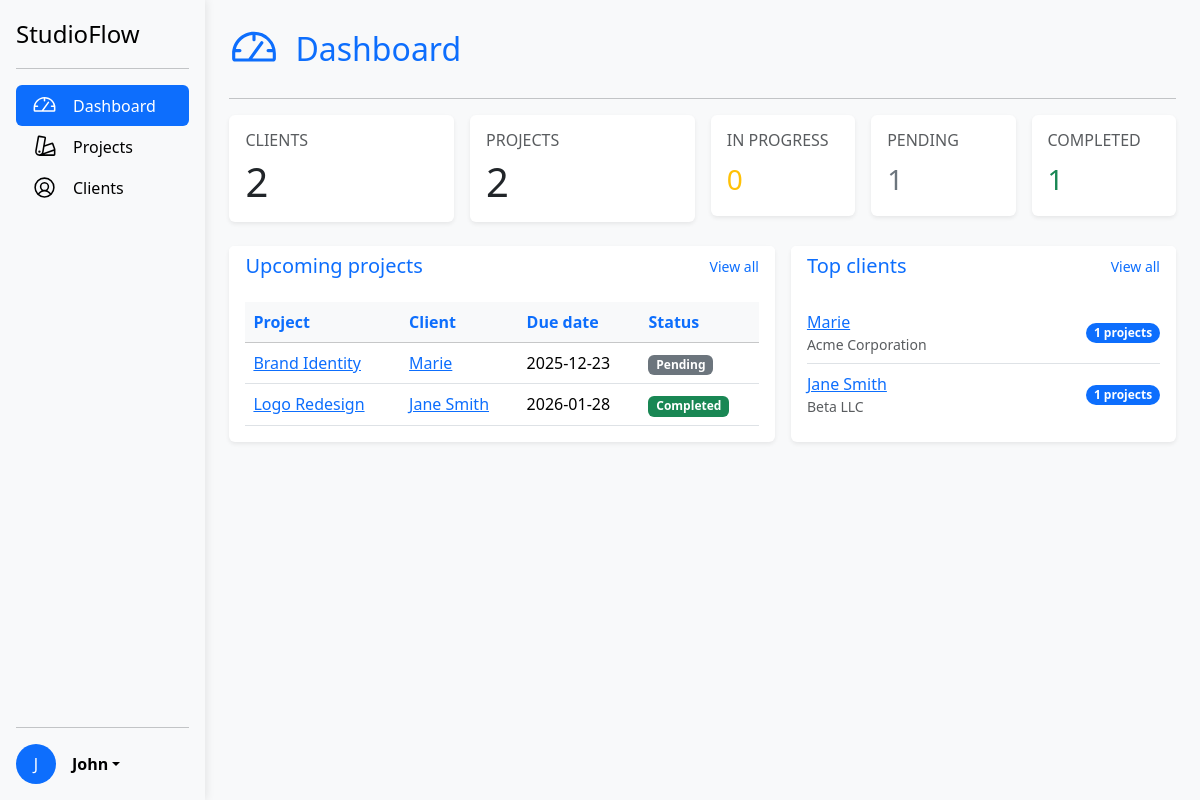
The page / (signed in) on the database its author committed.
### tables this page shows
CREATE TABLE projects (
    id INTEGER PRIMARY KEY AUTOINCREMENT,
    client_id INTEGER NOT NULL,
    name TEXT NOT NULL,
    status TEXT,
    description TEXT,
    notes TEXT,
    start_date DATE,
    due_date DATE,
    FOREIGN KEY (client_id) REFERENCES clients(id)

);

CREATE TABLE clients (
    id INTEGER PRIMARY KEY AUTOINCREMENT,
    name TEXT NOT NULL,
    company TEXT,
    email TEXT,
    phone TEXT,
    notes TEXT
);

### app.py (the view)
@app.route("/")
@login_required
def index():
    db = get_db()
    total_clients = db.execute("SELECT COUNT(*) AS total FROM clients").fetchone()["total"]
    total_projects = db.execute("SELECT COUNT(*) AS total FROM projects").fetchone()["total"]
    status_count = db.execute("SELECT status, COUNT(*) AS count FROM projects GROUP BY status").fetchall()
    completed = in_progress = pending = 0
    for row in status_count:
        if row["status"] == "Completed":
            completed = row["count"]
        elif row["status"] == "In Progress":
            in_progress = row["count"]
        elif row["status"] == "Pending":
            pending = row["count"]
    upcoming_projects = db.execute("SELECT projects.id, projects.name, projects.client_id, projects.due_date, projects.status, clients.name AS client_name FROM projects JOIN clients ON projects.client_id = clients.id WHERE projects.due_date IS NOT NULL AND projects.due_date != '' ORDER BY projects.due_date ASC LIMIT 5").fetchall()
    top_clients = db.execute("SELECT clients.id, clients.name, clients.company, COUNT(projects.id) AS total_projects FROM clients LEFT JOIN projects ON clients.id = projects.client_id GROUP BY clients.id ORDER BY total_projects DESC LIMIT 5").fetchall()
    return render_template("index.html", total_clients=total_clients, total_projects=total_projects, completed=completed, in_progress=in_progress, pending=pending, upcoming_projects=upcoming_projects, top_clients=top_clients)

### app.py (called while the page is built)
def get_db():
    if 'db' not in g:
        g.db = sqlite3.connect(DATABASE)
        g.db.row_factory = sqlite3.Row
    return g.db

### helpers.py (called while the page is built)
def login_required(f):
    @wraps(f)
    def decorated_function(*args, **kwargs):
        if session.get("user_id") is None:
            return redirect("/login")
        return f(*args, **kwargs)
    return decorated_function

### templates/index.html (shortened to what this page needs)
{% extends "layout.html" %}
{% block main %}
    <div class="d-flex align-items-center mb-4">
        <h2 class="text-primary mb-0">Dashboard</h2>
    </div>
    <hr>
    <div class="row g-3 mb-4">
        <div class="col-md-3">
            <div class="card shadow-sm border-0">
                <div class="card-body">
                    <h6 class="text-muted text-uppercase">Clients</h6>
                    <p class="display-6 mb-0">{{ total_clients }}</p>
                </div>
            </div>
        </div>
        <div class="col-md-3">
            <div class="card shadow-sm border-0">
                <div class="card-body">
                    <h6 class="text-muted text-uppercase">Projects</h6>
                    <p class="display-6 mb-0">{{ total_projects }}</p>
                </div>
            </div>
        </div>
        <div class="col-md-2">
            <div class="card shadow-sm border-0">
                <div class="card-body">
                    <h6 class="text-muted text-uppercase">In Progress</h6>
                    <p class="fs-3 mb-0 text-warning">{{ in_progress }}</p>
                </div>
            </div>
        </div>
        <div class="col-md-2">
            <div class="card shadow-sm border-0">
                <div class="card-body">
                    <h6 class="text-muted text-uppercase">Pending</h6>
                    <p class="fs-3 mb-0 text-secondary">{{ pending }}</p>
                </div>
            </div>
        </div>
        <div class="col-md-2">
            <div class="card shadow-sm border-0">
                <div class="card-body">
                    <h6 class="text-muted text-uppercase">Completed</h6>
                    <p class="fs-3 mb-0 text-success">{{ completed }}</p>
                </div>
            </div>
        </div>
    </div>
    <div class="row g-3 flex-grow-1">
        <div class="col-md-7 d-flex">
            <div class="card shadow-sm border-0 flex-grow-1">
                <div class="card-header bg-white border-0 d-flex justify-content-between align-items-center">
                    <h5 class="mb-0 text-primary">Upcoming projects</h5>
                    <a href="{{ url_for('projects') }}" class="small text-decoration-none">View all</a>
                </div>
                <div class="card-body">
                    {% if upcoming_projects %}
                        <div class="table-responsive">
                            <table class="table table-hover align-middle mb-0">
                                <thead class="table-light">
                                    <tr>
                                        <th class="text-primary">Project</th>
                                        <th class="text-primary">Client</th>
                                        <th class="text-primary">Due date</th>
                                        <th class="text-primary">Status</th>
                                    </tr>
                                </thead>
                                <tbody>
                                    {% for project in upcoming_projects %}
                                    <tr>
                                        <td>
                                            <a href="{{ url_for('project_detail', project_id=project.id) }}">
                                                {{ project.name }}
                                            </a>
                                        </td>
                                        <td>
                                            <a href="{{ url_for('client_detail', client_id=project.client_id) }}">
                                                {{ project.client_name }}
                                            </a>
                                        </td>
                                        <td>{{ project.due_date or '-' }}</td>
                                        <td>
                                            <span class="badge
                                                {% if project.status == 'Completed' %}
                                                    bg-success
                                                {% elif project.status == 'In Progress' %}
                                                    bg-warning text-dark
                                                {% elif project.status == 'Pending' %}
                                                    bg-secondary
                                                {% else %}
                                                    bg-light text-dark
                                                {% endif %}
                                            ">
                                                {{ project.status }}
                                            </span>
                                        </td>
                                    </tr>
                                    {% endfor %}
                                </tbody>
                            </table>
                        </div>
                    {% else %}
                        <p class="text-muted mb-0">No upcoming projects with due dates set.</p>
                    {% endif %}
                </div>
            </div>
        </div>
        <div class="col-md-5 d-flex">
            <div class="card shadow-sm border-0 flex-grow-1">
                <div class="card-header bg-white border-0 d-flex justify-content-between align-items-center">
                    <h5 class="mb-0 text-primary">Top clients</h5>
                    <a href="{{ url_for('clients') }}" class="small text-decoration-none">View all</a>
                </div>
                <div class="card-body">
                    {% if top_clients %}
                        <ul class="list-group list-group-flush">
                            {% for c in top_clients %}
                            <li class="list-group-item d-flex justify-content-between align-items-center px-0">
                                <div>
                                    <a href="{{ url_for('client_detail', client_id=c.id) }}">
                                        {{ c.name }}
                                    </a>
                                    <div class="small text-muted">{{ c.company }}</div>
                                </div>
                                <span class="badge bg-primary rounded-pill">
                                    {{ c.total_projects }} projects
                                </span>
                            </li>
                            {% endfor %}
                        </ul>
                    {% else %}
                        <p class="text-muted mb-0">No clients registered yet.</p>
                    {% endif %}
                </div>
            </div>
        </div>
    </div>
{% endblock %}

### templates/layout.html (shortened to what this page needs)
<!DOCTYPE html>
<html lang="en">
<head>
    <link href="https://cdn.jsdelivr.net/npm/bootstrap@5.3.8/dist/css/bootstrap.min.css" rel="stylesheet">
    <link rel="stylesheet" href="{{ url_for('static', filename='css/styles.css') }}">
</head>
<body>
    <div class="d-flex flex-column flex-md-row min-vh-100">
        {% if session.get("username") %}
        <sidebar class="offcanvas-md offcanvas-start text-white bg-light studio-sidebar"
            tabindex="-1"
            id="sidebarMenu"
        >
            <div class="offcanvas-body d-flex flex-column p-3 h-100">
                <a href="{{ url_for('index') }}" class="d-flex align-items-center mb-3 mb-md-0 me-md-auto link-body-emphasis text-decoration-none">
                    <span class="fs-4">StudioFlow</span>
                </a>
                <hr>
                <ul class="nav nav-pills flex-column mb-auto">
                    <li class="nav-item">
                        <a href="{{ url_for('index') }}" class="nav-link d-flex align-items-center {% if request.endpoint == 'index' %} active {% else %} link-body-emphasis {% endif %}" aria-current="page">
                            Dashboard
                        </a>
                    </li>
                    <li>
                        <a href="{{ url_for('projects') }}" class="nav-link d-flex align-items-center {% if request.endpoint == 'projects'%} active {% else %} link-body-emphasis {% endif %}">
                            Projects
                        </a>
                    </li>
                    <li>
                        <a href="{{ url_for('clients') }}" class="nav-link d-flex align-items-center {% if request.endpoint == 'clients' %} active {% else %} link-body-emphasis {% endif %}">
                            Clients
                        </a>
                    </li>
                </ul>
                <hr>
                <div class="dropdown">
                    <a href="#" class="d-flex align-items-center link-body-emphasis text-decoration-none dropdown-toggle" data-bs-toggle="dropdown" aria-expanded="false">
                        {% set username = session.get("username") or "" %}
                        {% set parts = username.split() %}
                        <div class="rounded-circle bg-primary text-white d-flex justify-content-center align-items-center me-3" style="width: 40px; height: 40px;">
                            {% if parts|length >= 1 %}
                                {{ parts[0][0] }}
                            {% endif %}
                        </div>
                        <strong>{{ username }}</strong>
                    </a>
                </div>
            </div>
        </sidebar>
        {% endif %}
        <main class="container-fluid flex-grow-1 order-1 order-md-1 p-4 bg-light vh-100 flex-column overflow-auto">
            {% block main %}{% endblock %}
        </main>
    </div>
</body>
</html>

### static/css/styles.css (style rules this page uses)
.studio-sidebar { width: 250px; height: 100vh; }
.studio-sidebar hr { margin: 1rem 0; color: #212529; border: 0; border-top: 1px solid; opacity: .25; }
.nav-link.active svg { fill: #fff; }
.nav-link svg { fill: #000; }
@media (min-width: 771px) { .studio-sidebar { box-shadow: 2px 0 8px rgba(0,0,0,0.08); z-index: 1000; } }

### rows shown on the page
projects: name "Brand Identity", client_name "Marie", due_date "2025-12-23", status "Pending"
projects: name "Logo Redesign", client_name "Jane Smith", due_date "2026-01-28", status "Completed"
clients: name "Marie", company "Acme Corporation", total_projects "1"
clients: name "Jane Smith", company "Beta LLC", total_projects "1"

### other values the page prints
{{ parts[0][0] }} "J"
{{ username }} "John"
{{ total_clients }} "2"
{{ total_projects }} "2"
{{ in_progress }} "0"
{{ pending }} "1"
{{ completed }} "1"
